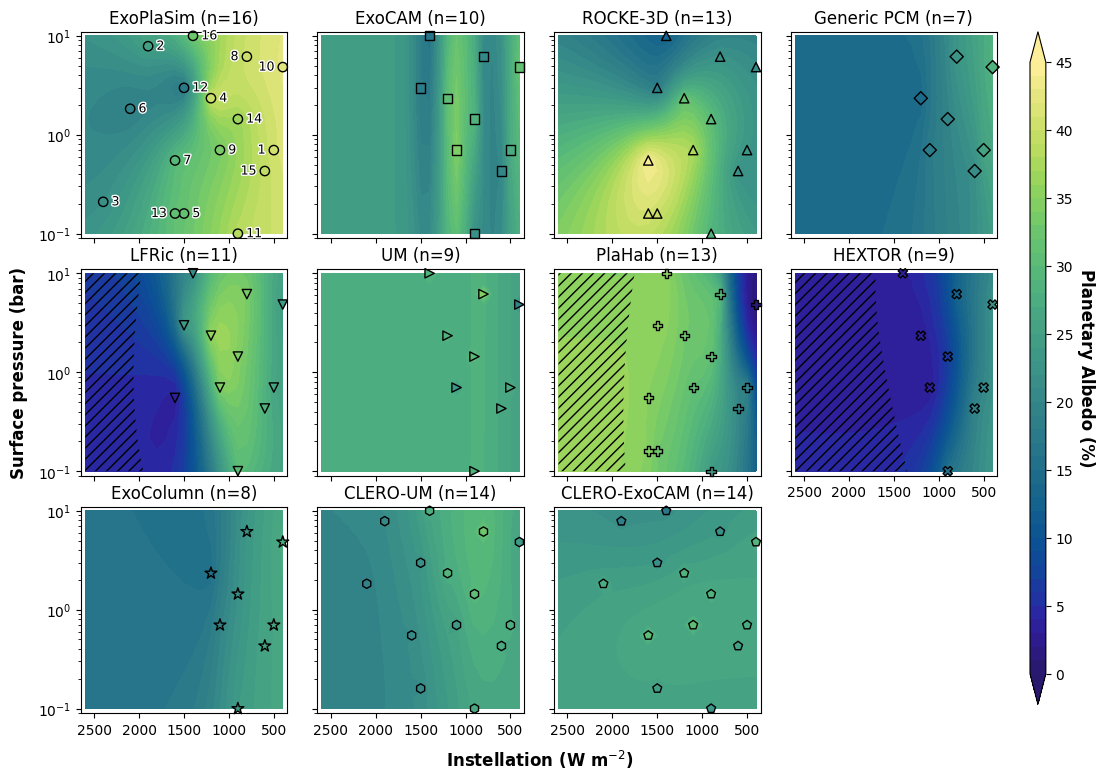

The Python source for this figure:
import sys
import numpy as np
import matplotlib.pyplot as plt
import cmocean

from matplotlib.transforms import offset_copy
from matplotlib import patheffects
from pykrige.ok import OrdinaryKriging
from scipy import ndimage
from slide_halves import save_halves
import um_clero as uc

# Axis labels in bold, and set a little clear of the tick labels
plt.rcParams[ 'axes.labelweight' ] = 'bold'
plt.rcParams[ 'axes.labelpad' ]    = 8

# ─── Variable configuration ──────────────────────────────────────────────────
# cmocean.ice bottoms out at near-black, and the old floor of 10% put four of
# HEXTOR's nine cases and LFRic's Case 7 below it, so both panels read as dark
# slabs with no structure rather than as the genuinely low albedos they are.
# haline holds a readable lightness across the whole ensemble range, and the
# floor now sits at 0% so nothing real is clipped into the under-color. Since
# PlaHab resubmitted Case 11 at the protocol 900 W/m2 (2026-09-22; the first
# run was at 400 W/m2 and gave 63.7%), every sample lies inside the range, the
# highest being ROCKE-3D Case 7 at 44.3%.
cm              = cmocean.cm.haline
contourmin      = 0.0
contourmax      = 45.0
cinterval       = 46      # 1% per level over the range
sigma_threshold = 1.0       # logit-units; hatch where kriging σ exceeds this
cbar_label      = 'Planetary Albedo (%)'
cbar_ticks      = np.arange( 0, 46, 5 )
# ─────────────────────────────────────────────────────────────────────────────

runaway   = 200.0   # sentinel (%) for runaway/unavailable cases
fluxscale = 100

flux = np.arange( 400, 2700, 100 ) / fluxscale
pn2  = np.array( [ 0.10, 0.13, 0.16, 0.21, 0.26, 0.34, 0.43, 0.55, 0.70, 0.89, 1.13, 1.44, 1.83, 2.34, 2.98, 3.79, 4.83, 6.16, 7.85, 10.0 ] )

# QMC sequence 1 + sequence 2
flux1 = np.array( [ 500, 1900, 2400, 1200, 1500, 2100, 1600, 800, 1100, 400, 900, 1500, 1600, 900, 600, 1400 ] ) / fluxscale
pres1 = np.array( [ 0.70, 7.85, 0.21, 2.34, 0.16, 1.83, 0.55, 6.16, 0.70, 4.83, 0.10, 2.98, 0.16, 1.44, 0.43, 10.0 ] )

# Planetary albedo (%), from the standardized SAMOSA global output.
#   ROCKE-3D  plan_alb_hemis[2] as reported by the modeling group
#   ExoPlaSim rsut / ( rst + rsut ) from the area-weighted TOA fluxes
#   ExoCAM    FUS / FDS at the topmost interface level, gw-weighted from
#             samosaN.cam.h0.avg.nc
#   others    1 - ASR / ( S / 4 ), using the incident flux fixed by the protocol
# Cross-checks against the primary NetCDF:
#   ROCKE-3D   reported plan_alb 23.08% vs 1 - ASR/(S/4) = 23.08% at Case 1.
#   LFRic      sw_net_toa / lw_up_toa reproduce the .txt global diagnostics
#              exactly, so the derived albedos here are confirmed.
#   ExoCAM     FSNTOA and every clear-sky field are archived as identically
#              zero in the submitted files, but the resolved shortwave flux
#              profiles FDS and FUS are populated, and their topmost interface
#              is the top of the model. Reflected over incident there is the
#              planetary albedo, and it reproduces the summary TOAALB to within
#              0.03 pp in all ten rows of output.txt, so no field the group
#              zeroed is needed after all. The earlier 1 - FSNT/(S/4) read
#              0.3-0.9 pp high because the incident flux the model sees, mean
#              FDS at that level, runs 0.4-0.5% below the protocol S/4. This
#              also puts ExoCAM on the same footing as ExoPlaSim and ROCKE-3D,
#              which report reflected over incident from their own fluxes
#              rather than against the prescribed S/4. The gw-weighted TS
#              reproduces the summary TS exactly for all 11 files, which
#              validates the weighting.
plasim  = np.array( [ 40.77, 25.00, 21.85, 39.99, 31.52, 18.87, 29.82, 40.23, 33.58, 42.23, 38.32, 17.26, 31.10, 36.40, 39.34, 32.58 ] )
exocam  = np.array( [ 26.98, runaway, runaway, 30.74, runaway, runaway, runaway, 20.33, 34.23, 31.44, 22.00, 18.10, runaway, 28.57, 20.02, 16.49 ] )
rocke3d = np.array( [ 23.08, runaway, runaway, 31.56, 39.86, runaway, 44.31, 22.14, 37.63, 21.21, 28.72, 17.96, 40.84, 30.09, 22.26, 12.78 ] )
plahab  = np.array( [ 19.11, runaway, runaway, 33.03, 33.02, runaway, 34.90, 29.62, 30.82, 0.89, 23.80, 35.51, 34.85, 31.12, 19.93, 35.54 ] )
pcm     = np.array( [ 25.57, 14.42, 22.69, 17.72, 28.53, 19.54, 21.31 ] )

pcm_flux1 = np.array( [ 500, 1200, 800, 1100, 400, 900, 600 ] ) / fluxscale
pcm_pres1 = np.array( [ 0.70, 2.34, 6.16, 0.70, 4.83, 1.44, 0.43 ] )

lfric       = np.array( [ 26.03, 35.74, 3.44, 33.84, 34.16, 23.99, 30.39, 23.22, 34.41, 28.25, 21.35 ] )
lfric_flux1 = np.array( [ 500, 1200, 1600, 800, 1100, 400, 900, 1500, 900, 600, 1400 ] ) / fluxscale
lfric_pres1 = np.array( [ 0.70, 2.34, 0.55, 6.16, 0.70, 4.83, 0.10, 2.98, 1.44, 0.43, 10.00 ] )

# HEXTOR, cases 1, 4, 8, 9, 10, 11, 14, 15, 16 (see fig_interpolation_temp.py).
# Clear-sky by construction: HEXTOR has no
# clouds, so these are surface-plus-Rayleigh albedos and sit well below the rest
# of the ensemble wherever the surface is ice-free.
hextor       = np.array( [ 19.96, 3.40, 12.92, 3.32, 21.80, 15.64, 6.49, 19.25, 3.79 ] )
hextor_flux1 = np.array( [ 500, 1200, 800, 1100, 400, 900, 900, 600, 1400 ] ) / fluxscale
hextor_pres1 = np.array( [ 0.70, 2.34, 6.16, 0.70, 4.83, 0.10, 1.44, 0.43, 10.00 ] )

# ExoColumn, cases 1, 4, 8, 9, 10, 11, 14, 15. Cloud-free, but its fixed surface
# albedo of 0.2736 stands in for the shortwave effect of clouds, so unlike
# HEXTOR its albedo lands inside the range spanned by the GCMs.
exocolumn       = np.array( [ 26.01, 15.51, 23.11, 19.68, 27.26, 23.95, 21.97, 25.53 ] )
exocolumn_flux1 = np.array( [ 500, 1200, 800, 1100, 400, 900, 900, 600 ] ) / fluxscale
exocolumn_pres1 = np.array( [ 0.70, 2.34, 6.16, 0.70, 4.83, 0.10, 1.44, 0.43 ] )

exocam_mask  = exocam  != runaway
rocke3d_mask = rocke3d != runaway
plahab_mask  = plahab  != runaway

exocam_flux1  = flux1[ exocam_mask ];  exocam_pres1  = pres1[ exocam_mask ];  exocam_stable  = exocam[ exocam_mask ]
rocke3d_flux1 = flux1[ rocke3d_mask ]; rocke3d_pres1 = pres1[ rocke3d_mask ]; rocke3d_stable = rocke3d[ rocke3d_mask ]
plahab_flux1  = flux1[ plahab_mask ];  plahab_pres1  = pres1[ plahab_mask ];  plahab_stable  = plahab[ plahab_mask ]

# Each model's stable samples as ( instellation, pressure, albedo ), in panel
# order: by model class, ending with the two one-dimensional models.
MODELS = {
    'ExoPlaSim':   ( flux1,           pres1,           plasim         ),
    'ExoCAM':      ( exocam_flux1,    exocam_pres1,    exocam_stable  ),
    'ROCKE-3D':    ( rocke3d_flux1,   rocke3d_pres1,   rocke3d_stable ),
    'Generic PCM': ( pcm_flux1,       pcm_pres1,       pcm            ),
    'LFRic':       ( lfric_flux1,     lfric_pres1,     lfric          ),
    'UM':          ( uc.um_flux/fluxscale, uc.um_pres, uc.um_alb ),
    'PlaHab':      ( plahab_flux1,    plahab_pres1,    plahab_stable  ),
    'HEXTOR':      ( hextor_flux1,    hextor_pres1,    hextor         ),
    'ExoColumn':   ( exocolumn_flux1, exocolumn_pres1, exocolumn      ),
    'CLERO-UM':     ( uc.clero_flux/fluxscale, uc.clero_pres, uc.clero_um_alb ),
    'CLERO-ExoCAM': ( uc.clero_flux/fluxscale, uc.clero_pres, uc.clero_exocam_alb ),
}

# With --common, every model is kriged from only the sample points at which all
# models reached a steady state, so the panels differ in the models and not in
# where each one was sampled. The set is computed rather than listed, so it
# follows the arrays above; it is Cases 1, 4, 8, 9, 10, 14 and 15, the same set
# as for surface temperature. The anisotropy ratios are left at the values
# fitted on each model's full set of cases.
#
# With --stacked, the full figure is drawn above the common-case one, each set
# under its own header and with its own colorbar, the common cases on a color
# range fitted to their samples.
COMMON  = '--common' in sys.argv
STACKED = '--stacked' in sys.argv
outname = 'fig_interpolation_albedo' + ( '_stacked' if STACKED else '_common' if COMMON else '' )

def _at( f, p, fs, ps ):
    return np.isclose( fs, f ) & np.isclose( ps, p )

def restrict_to_common( models ):
    common = np.array( [ all( _at( f, p, fs, ps ).any() for fs, ps, _ in models.values() )
                         for f, p in zip( flux1, pres1 ) ] )
    cases  = ( np.where( common )[ 0 ] + 1 ).tolist()
    print( 'cases stable in every model shown:', cases )
    restricted = {}
    for name, ( fs, ps, vals ) in models.items():
        m = np.array( [ common[ _at( f, p, flux1, pres1 ) ].any() for f, p in zip( fs, ps ) ] )
        restricted[ name ] = ( fs[ m ], ps[ m ], vals[ m ] )
    return restricted, cases

# A view is the grid a set of panels is kriged on, its axis limits, its color
# range, and whether it is hatched where the kriging σ is large. The full view
# covers the whole parameter space. The zoomed view, used for the common cases,
# is unhatched and spans only the instellation and pressure its samples cover,
# padded by 50 W/m2 and 10% as the full axes are, since beyond that the kriging
# merely carries the edge values outward. It is kriged on a finer grid so the
# contours stay smooth; the normalization below still uses the full grid, which
# the anisotropy ratios were fitted on.
def full_view():
    return dict( flux_grid=flux, pres_grid=pn2, hatch=True, plain_ticks=False,
                 xlim=[ max( flux*fluxscale ) + 50, min( flux*fluxscale ) - 50 ], xticks=[ 2500, 2000, 1500, 1000, 500 ],
                 ylim=[ min( pn2 )*0.9, max( pn2 )*1.1 ],
                 cmin=contourmin, cmax=contourmax, cticks=cbar_ticks )

# A color range fitted to the samples shown, rounded out to 5% and ticked every
# 5%, for a block that has a colorbar of its own
def fitted_colors( models ):
    vals_shown = np.concatenate( [ vals for _, _, vals in models.values() ] )
    cmin = 5*np.floor( vals_shown.min()/5 )
    cmax = 5*np.ceil( vals_shown.max()/5 )
    return dict( cmin=cmin, cmax=cmax, cticks=np.arange( cmin, cmax + 1, 5 ) )

def zoomed_view( models ):
    fs_shown  = np.concatenate( [ fs for fs, _, _ in models.values() ] )
    ps_shown  = np.concatenate( [ ps for _, ps, _ in models.values() ] )
    flux_grid = np.linspace( fs_shown.min() - 0.5, fs_shown.max() + 0.5, 41 )
    pres_grid = np.geomspace( ps_shown.min()*0.9, ps_shown.max()*1.1, 41 )
    return dict( flux_grid=flux_grid, pres_grid=pres_grid, hatch=False, plain_ticks=True,
                 xlim=[ max( flux_grid*fluxscale ), min( flux_grid*fluxscale ) ], xticks=[ 1100, 900, 700, 500 ],
                 ylim=[ min( pres_grid ), max( pres_grid ) ],
                 cmin=contourmin, cmax=contourmax, cticks=cbar_ticks )

# Each block is ( header, models, view ), drawn as rows of four panels. Stacked,
# each block has its own colorbar and the common cases get a fitted color
# range. Since 3x4 blocks (2026-10-09) the paper prints the two blocks as
# separate figures, so --common alone takes the fitted range as well.
if STACKED or COMMON:
    common_models, _ = restrict_to_common( MODELS )
    common_block = ( 'Common Cases',
                     common_models, zoomed_view( common_models ) )
    common_block[ 2 ].update( fitted_colors( common_models ) )
if STACKED:
    blocks = [ ( 'All Cases', MODELS, full_view() ), common_block ]
elif COMMON:
    blocks = [ common_block ]
else:
    blocks = [ ( None, MODELS, full_view() ) ]

# Kriging anisotropy, fitted per model by leave-one-out cross-validation in
# fit_anisotropy.py. pykrige scales the second coordinate, which here is
# normalized instellation, so a value of s means one unit of normalized
# instellation counts s times a unit of normalized log-pressure. Isotropic
# kriging (s = 1) asserts the two axes are equally informative, which is false
# for albedo: rerun fit_anisotropy.py after any resubmission.
# LFRic resolved no surface at any ratio on its first seven cases and was
# pinned at 1. The dark Case 7 (3.44%) made it resolvable from 1.5 upward, and
# with Cases 8, 10 and 11 (2026-09-10) the LOO minimum moved to 3.
# Variogram family. Linear everywhere, which is what cross-validation supports
# on the ensemble mean, with one exception. ExoCAM albedo is the only fit in
# this figure where linear fails outright: on the seven common cases it fits a
# pure nugget, so the lower panel collapsed to a constant 27.15% and had to be
# stippled, while the upper panel plainly resolved a surface -- the same model
# and variable reading two contradictory ways. The failure is not the
# anisotropy; swept from isotropic to a ratio of 50, linear never lifts those
# seven points above a resolution of 0.064 against the 0.25 floor. It is the
# family. Leave-one-out prefers spherical for ExoCAM in BOTH blocks
# independently (0.288 against 0.341 on the full set, 0.278 against 0.325 on
# the common set), and once the anisotropy is refitted under it the ratio is 15
# -- an interior optimum rather than one pinned at the edge of the search range
# -- giving LOO 0.258 on the full set, 24% better than the linear fit, and
# resolutions of 0.60 and 0.88 in the two blocks. So this is not a patch to get
# contours out of a bad fit; it is the family the data prefer, everywhere
# ExoCAM albedo is kriged.
VARIOGRAM = { 'ExoCAM': 'spherical' }
DEFAULT_VARIOGRAM = 'linear'

ANISO = {
    'ExoCAM':       15,
    'ROCKE-3D':     1.5,
    'ExoPlaSim':    1.5,
    'Generic PCM':  5,
    'PlaHab':       4,
    'LFRic':        3,
    'HEXTOR':       3,
    'ExoColumn':    5,
    'UM':           50,
    'CLERO-UM':     4,
    'CLERO-ExoCAM': 1,
}

# Normalize both axes to [0, 1] for kriging so distance metric is balanced
log_pn2  = np.log( pn2 )
lpn2_min, lpn2_max = log_pn2.min(), log_pn2.max()
flux_min, flux_max = flux.min(), flux.max()

def norm_pres( p ):
    return ( np.log( p ) - lpn2_min ) / ( lpn2_max - lpn2_min )

def norm_flux( f ):
    return ( f - flux_min ) / ( flux_max - flux_min )

def logit( x ):
    x = np.clip( x, 1.0, 99.0 )
    return np.log( x / ( 100.0 - x ) )

def sigmoid( y ):
    return 100.0 / ( 1.0 + np.exp( -y ) )

# A variogram whose structure term is zero is a pure nugget: ordinary kriging
# then weights every sample point equally regardless of distance, so the
# interpolated surface collapses to the sample mean and carries no spatial
# information. Those panels are stippled to distinguish that case from a
# genuinely flat but resolved field. variogram_model_parameters[0] is the
# structure term for both families in use here -- the slope for linear, the
# partial sill for spherical -- so the same test reads either.
structure_eps = 1.0e-8

# Albedo is bounded, so it is kriged on the logit and mapped back through the
# inverse logit; the fitted structure term is returned for the stippling test
def krige( name, fs, ps, vals, view ):
    OK = OrdinaryKriging(
        norm_pres( ps ),
        norm_flux( fs ),
        logit( vals ),
        anisotropy_scaling=ANISO[ name ],
        variogram_model=VARIOGRAM.get( name, DEFAULT_VARIOGRAM ),
        verbose=False,
        enable_plotting=False,
        exact_values=True,
    )
    z, var = OK.execute( "grid", norm_pres( view[ 'pres_grid' ] ), norm_flux( view[ 'flux_grid' ] ) )
    return z, var, OK.variogram_model_parameters[ 0 ]

marker_edge = 'k'

# Each model's sample points take its marker from Figure 2 (fig_energy_balance.py),
# filled here by the simulated value rather than the model's color. The star is
# drawn larger so that it reads at the same weight as the other shapes, and no
# marker is clipped at the panel edge, where a cut shape would be hard to name.
MARKER = { 'ExoPlaSim': 'o', 'ExoCAM': 's', 'ROCKE-3D': '^', 'Generic PCM': 'D',
           'LFRic': 'v', 'PlaHab': 'P', 'HEXTOR': 'X', 'ExoColumn': '*',
           **{ name: st[ 'marker' ] for name, st in uc.STYLE.items() } }
MARKER_SIZE = { '*': 80 }

# Of the regions where σ exceeds the threshold, hatch only those reaching the
# highest instellation on the grid, as the temperature figure does. The rest is
# one grid cell in the cool, thin corner of the PlaHab panel, just past its
# outermost sample, where σ tops the threshold by 0.02 logit units and hatched it
# reads as a hole in the sampled region. The regions are 8-connected, so a
# dropped one never shares a grid cell with a kept one and zeroing it leaves the
# kept boundaries where they were.
def warm_edge_sigma( sigma ):
    regions, _ = ndimage.label( sigma > sigma_threshold, structure=np.ones( ( 3, 3 ) ) )
    dropped    = np.setdiff1d( regions, np.append( regions[ -1, : ], 0 ) )
    return np.where( np.isin( regions, dropped ), 0.0, sigma )

# ExoPlaSim is stable at all sixteen cases, so its panels carry the case numbers.
# Labels sit to the right of each marker, except where that would crowd a
# neighbor or run off the panel.
labeled_model = 'ExoPlaSim'
label_left    = { 1, 8, 10, 13, 15 }

def label_cases( ax, fs, ps ):
    for f, p in zip( fs, ps ):
        case = np.where( _at( f, p, flux1, pres1 ) )[ 0 ][ 0 ] + 1
        left = case in label_left
        ax.annotate( str( case ), ( f*fluxscale, p ), xytext=( -6 if left else 6, 0 ), textcoords='offset points',
                     ha='right' if left else 'left', va='center', fontsize=9,
                     path_effects=[ patheffects.withStroke( linewidth=2, foreground='w' ) ] )

# The label names the sample count because the degeneracy belongs to the fit in
# front of the reader, not to the model or the variable. ExoCAM is the case in
# point: its seven common cases resolve nothing, while the ten cases in the
# upper block resolve a surface plainly enough to see. Saying "no resolvable
# spatial structure" unqualified invited the two panels to be read as a
# contradiction.
def flag_degenerate( ax, structure, xv, yv, n ):
    """Stipple a panel whose variogram fit collapsed to a pure nugget."""
    if structure > structure_eps:
        return
    ax.contourf( yv*fluxscale, xv, np.ones_like( xv ), levels=[0.5, 1.5],
                 hatches=['....'], colors='none', alpha=0 )
    ax.text( 0.5, 0.06, f'these {n} cases resolve no spatial structure', transform=ax.transAxes,
             ha='center', va='bottom', fontsize=9, style='italic', color='0.15',
             bbox=dict( facecolor='white', edgecolor='none', alpha=0.75, pad=2.0 ) )

def setup_panel( ax, title, view ):
    ax.set_title( title, fontsize=12 )
    ax.tick_params( axis='both', labelsize=10 )
    ax.set_yscale( 'log' )
    ax.set_xlim( view[ 'xlim' ] )
    ax.set_xticks( view[ 'xticks' ] )
    ax.set_ylim( view[ 'ylim' ] )
    ax.set_box_aspect( 1 )
    ax.apply_aspect()
    if view[ 'plain_ticks' ]:
        # Under a decade of pressure holds only one power of ten, so label plain values
        ax.set_yticks( [ 0.5, 1, 2, 5 ], labels=[ '0.5', '1', '2', '5' ] )
        ax.yaxis.set_minor_formatter( plt.NullFormatter() )

def draw_panel( ax, name, fs, ps, vals, view ):
    z, var, structure = krige( name, fs, ps, vals, view )
    fam = VARIOGRAM.get( name, DEFAULT_VARIOGRAM )
    print( f'  {name:<12} n={len(vals):<3} {fam} variogram, structure term {structure:.3g}' )
    xv, yv = np.meshgrid( view[ 'pres_grid' ], view[ 'flux_grid' ] )
    levels = np.linspace( view[ 'cmin' ], view[ 'cmax' ], cinterval )
    cf = ax.contourf( yv*fluxscale, xv, sigmoid(z), cmap=cm, levels=levels, vmin=view[ 'cmin' ], vmax=view[ 'cmax' ], extend='both' )
    if view[ 'hatch' ]:
        ax.contourf( yv*fluxscale, xv, warm_edge_sigma( np.sqrt(var) ), levels=[sigma_threshold, 1e9], hatches=['///'], colors='none', alpha=0 )
    ax.scatter( fs*fluxscale, ps, c=vals, cmap=cm, vmin=view[ 'cmin' ], vmax=view[ 'cmax' ], marker=MARKER[ name ],
                s=MARKER_SIZE.get( MARKER[ name ], 45 ), edgecolors=marker_edge, clip_on=False )
    if name == labeled_model:
        label_cases( ax, fs, ps )
    setup_panel( ax, f'{name} (n={len(vals)})', view )
    flag_degenerate( ax, structure, xv, yv, len( vals ) )
    return cf

# Every panel in a block shares one view, so the axes are labeled once per
# block: pressure to the left of it, instellation under its bottom row, and
# tick labels only along its outer edges. A panel keeps its instellation tick
# labels when the one below it is an empty "No data" slot.
def label_block( fig, axs ):
    for ( r, c ), ax in np.ndenumerate( axs ):
        if c > 0:
            ax.tick_params( labelleft=False )
        if r < axs.shape[ 0 ] - 1 and axs[ r + 1, c ].axison:
            ax.tick_params( labelbottom=False )
    top_left, bottom_right = axs[ 0, 0 ].get_position(), axs[ -1, -1 ].get_position()
    fig.text( top_left.x0, ( top_left.y1 + bottom_right.y0 )/2, 'Surface pressure (bar)',
              rotation=90, ha='right', va='center', fontsize=12, fontweight='bold',
              transform=offset_copy( fig.transFigure, fig=fig, x=-38, units='points' ) )
    fig.text( ( top_left.x0 + bottom_right.x1 )/2, bottom_right.y0, 'Instellation (W m$^{-2}$)',
              ha='center', va='top', fontsize=12, fontweight='bold',
              transform=offset_copy( fig.transFigure, fig=fig, y=-25, units='points' ) )

def add_colorbar( fig, cf, rect, view ):
    cax = fig.add_axes( rect )
    cb = fig.colorbar( cf, cax=cax, extend='both', ticks=view[ 'cticks' ] )
    cb.ax.tick_params( labelsize=10 )
    cb.ax.get_yaxis().labelpad = 16
    cb.set_label( cbar_label, rotation=270, fontsize=12 )

#--------------------------------------------------------------------
# Panels: rows of four, with the colorbar alongside rather than occupying a
# panel slot. Each block is three rows for the eleven models, the last slot empty.

nrows = -( -len( MODELS ) // 4 )
if len( blocks ) == 1:
    _, models, view = blocks[ 0 ]
    fig, axs = plt.subplots( nrows, 4, figsize=(12.2, 2.95*nrows), squeeze=False )
    for ax, ( name, ( fs, ps, vals ) ) in zip( axs.flat, models.items() ):
        cf = draw_panel( ax, name, fs, ps, vals, view )
    for ax in axs.flat[ len( models ): ]:      # the unused twelfth slot
        ax.set_axis_off()
    fig.subplots_adjust( wspace=0.12, hspace=0.15, right=0.88 )
    label_block( fig, axs )
    add_colorbar( fig, cf, [ 0.905, 0.12, 0.013, 0.76 ], view )
else:
    # Blocks one above another, each under a bold header and with a colorbar
    # of its own spanning its rows
    fig   = plt.figure( figsize=(12.2, 6.87*nrows) )
    outer = fig.add_gridspec( len( blocks ), 1, hspace=0.33, right=0.88 )
    above = offset_copy( fig.transFigure, fig=fig, y=23, units='points' )
    for b, ( header, models, view ) in enumerate( blocks ):
        axs = outer[ b ].subgridspec( nrows, 4, wspace=0.12, hspace=0.15 ).subplots( squeeze=False )
        for ax, ( name, ( fs, ps, vals ) ) in zip( axs.flat, models.items() ):
            cf = draw_panel( ax, name, fs, ps, vals, view )
        for ax in axs.flat[ len( models ): ]:
            ax.set_axis_off()
        top_left, top_right = axs[ 0, 0 ].get_position(), axs[ 0, -1 ].get_position()
        fig.text( ( top_left.x0 + top_right.x1 )/2, top_left.y1, header, transform=above,
                  ha='center', va='bottom', fontsize=14, fontweight='bold' )
        label_block( fig, axs )
        bottom = axs[ -1, 0 ].get_position().y0
        add_colorbar( fig, cf, [ 0.905, bottom, 0.013, top_left.y1 - bottom ], view )

#--------------------------------------------------------------------
# Finalize

fig.savefig( f"{outname}.png", bbox_inches='tight' )
fig.savefig( f"{outname}.eps", bbox_inches='tight' )

# Each block on its own, for slides
if STACKED:
    save_halves( fig, outname.replace( '_stacked', '_slide' ) )
#plt.show()
